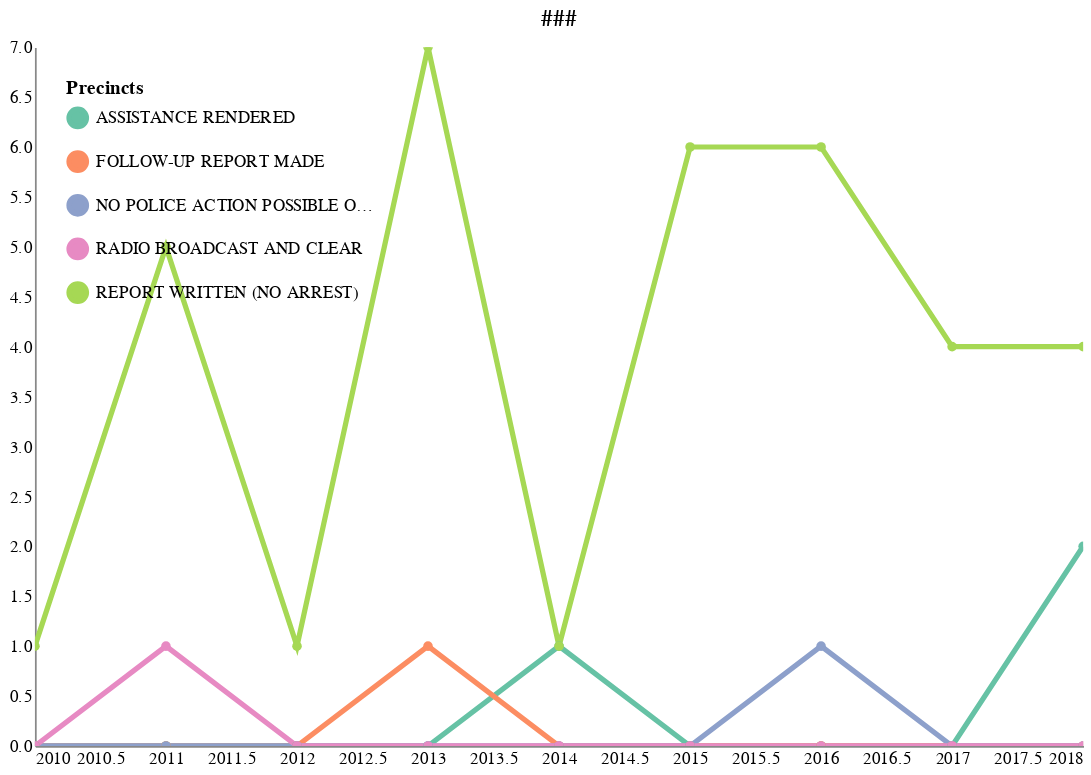

The notebook cell saved with this chart:
### Code cell
# USE
# Chart number of calls reporting each final call type

alt.Chart(data_tru_df).mark_line(point=True).encode(
    x=alt.X('year',axis=alt.Axis(format='Y', title='', ticks=False)),
    y=alt.Y('Molesting', axis=alt.Axis(title='', ticks=False)),
#     tooltip=('precinct', 'year','lewd_conduct'),
    color=alt.Color(
        'event_clearing',
        legend=alt.Legend(
            title='Precincts',
            orient='top-left'
        ), scale=alt.Scale(
            scheme='set2'
        ))
).properties(
    title='###',
    width=600,
    height=400
).configure_axis(
    grid=False
).configure_line(
    strokeWidth=3
).configure_view(
    strokeWidth=0
).interactive()

# To do: edit tooltips to remove labels and add "calls" after count. Change axis font label formatting

### Figure 1 — Vega-Lite specification as saved in the notebook (floating-point values rounded to 4 significant figures)
{"$schema": "https://vega.github.io/schema/vega-lite/v2.6.0.json", "config": {"axis": {"grid": false}, "line": {"strokeWidth": 3}, "view": {"height": 300, "strokeWidth": 0, "width": 400}}, "data": {"name": "data-4764d7d200cd3cb4d1f69803a0771ef1"}, "datasets": {"data-4764d7d200cd3cb4d1f69803a0771ef1": [{"Molesting": 0, "event_clearing": "ASSISTANCE RENDERED", "year": 2010}, {"Molesting": 0, "event_clearing": "FOLLOW-UP REPORT MADE", "year": 2010}, {"Molesting": 0, "event_clearing": "NO POLICE ACTION POSSIBLE OR NECESSARY", "year": 2010}, {"Molesting": 0, "event_clearing": "RADIO BROADCAST AND CLEAR", "year": 2010}, {"Molesting": 1, "event_clearing": "REPORT WRITTEN (NO ARREST)", "year": 2010}, {"Molesting": 0, "event_clearing": "ASSISTANCE RENDERED", "year": 2011}, {"Molesting": 0, "event_clearing": "FOLLOW-UP REPORT MADE", "year": 2011}, {"Molesting": 0, "event_clearing": "NO POLICE ACTION POSSIBLE OR NECESSARY", "year": 2011}, {"Molesting": 1, "event_clearing": "RADIO BROADCAST AND CLEAR", "year": 2011}, {"Molesting": 5, "event_clearing": "REPORT WRITTEN (NO ARREST)", "year": 2011}, {"Molesting": 0, "event_clearing": "ASSISTANCE RENDERED", "year": 2012}, {"Molesting": 0, "event_clearing": "FOLLOW-UP REPORT MADE", "year": 2012}, {"Molesting": 0, "event_clearing": "NO POLICE ACTION POSSIBLE OR NECESSARY", "year": 2012}, {"Molesting": 0, "event_clearing": "RADIO BROADCAST AND CLEAR", "year": 2012}, {"Molesting": 1, "event_clearing": "REPORT WRITTEN (NO ARREST)", "year": 2012}, {"Molesting": 0, "event_clearing": "ASSISTANCE RENDERED", "year": 2013}, {"Molesting": 1, "event_clearing": "FOLLOW-UP REPORT MADE", "year": 2013}, {"Molesting": 0, "event_clearing": "NO POLICE ACTION POSSIBLE OR NECESSARY", "year": 2013}, {"Molesting": 0, "event_clearing": "RADIO BROADCAST AND CLEAR", "year": 2013}, {"Molesting": 7, "event_clearing": "REPORT WRITTEN (NO ARREST)", "year": 2013}, {"Molesting": 1, "event_clearing": "ASSISTANCE RENDERED", "year": 2014}, {"Molesting": 0, "event_clearing": "FOLLOW-UP REPORT MADE", "year": 2014}, {"Molesting": 0, "event_clearing": "NO POLICE ACTION POSSIBLE OR NECESSARY", "year": 2014}, {"Molesting": 0, "event_clearing": "RADIO BROADCAST AND CLEAR", "year": 2014}, {"Molesting": 1, "event_clearing": "REPORT WRITTEN (NO ARREST)", "year": 2014}, {"Molesting": 0, "event_clearing": "ASSISTANCE RENDERED", "year": 2015}, {"Molesting": 0, "event_clearing": "FOLLOW-UP REPORT MADE", "year": 2015}, {"Molesting": 0, "event_clearing": "NO POLICE ACTION POSSIBLE OR NECESSARY", "year": 2015}, {"Molesting": 0, "event_clearing": "RADIO BROADCAST AND CLEAR", "year": 2015}, {"Molesting": 6, "event_clearing": "REPORT WRITTEN (NO ARREST)", "year": 2015}, {"Molesting": 0, "event_clearing": "ASSISTANCE RENDERED", "year": 2016}, {"Molesting": 0, "event_clearing": "FOLLOW-UP REPORT MADE", "year": 2016}, {"Molesting": 1, "event_clearing": "NO POLICE ACTION POSSIBLE OR NECESSARY", "year": 2016}, {"Molesting": 0, "event_clearing": "RADIO BROADCAST AND CLEAR", "year": 2016}, {"Molesting": 6, "event_clearing": "REPORT WRITTEN (NO ARREST)", "year": 2016}, {"Molesting": 0, "event_clearing": "ASSISTANCE RENDERED", "year": 2017}, {"Molesting": 0, "event_clearing": "FOLLOW-UP REPORT MADE", "year": 2017}, {"Molesting": 0, "event_clearing": "NO POLICE ACTION POSSIBLE OR NECESSARY", "year": 2017}, {"Molesting": 0, "event_clearing": "RADIO BROADCAST AND CLEAR", "year": 2017}, {"Molesting": 4, "event_clearing": "REPORT WRITTEN (NO ARREST)", "year": 2017}, {"Molesting": 2, "event_clearing": "ASSISTANCE RENDERED", "year": 2018}, {"Molesting": 0, "event_clearing": "FOLLOW-UP REPORT MADE", "year": 2018}, {"Molesting": 0, "event_clearing": "NO POLICE ACTION POSSIBLE OR NECESSARY", "year": 2018}, {"Molesting": 0, "event_clearing": "RADIO BROADCAST AND CLEAR", "year": 2018}, {"Molesting": 4, "event_clearing": "REPORT WRITTEN (NO ARREST)", "year": 2018}]}, "encoding": {"color": {"field": "event_clearing", "legend": {"orient": "top-left", "title": "Precincts"}, "scale": {"scheme": "set2"}, "type": "nominal"}, "x": {"axis": {"format": "Y", "ticks": false, "title": ""}, "field": "year", "type": "quantitative"}, "y": {"axis": {"ticks": false, "title": ""}, "field": "Molesting", "type": "quantitative"}}, "height": 400, "mark": {"point": true, "type": "line"}, "selection": {"selector006": {"bind": "scales", "encodings": ["x", "y"], "mark": {"fill": "#333", "fillOpacity": 0.125, "stroke": "white"}, "on": "[mousedown, window:mouseup] > window:mousemove!", "resolve": "global", "translate": "[mousedown, window:mouseup] > window:mousemove!", "type": "interval", "zoom": "wheel!"}}, "title": "###", "width": 600}
